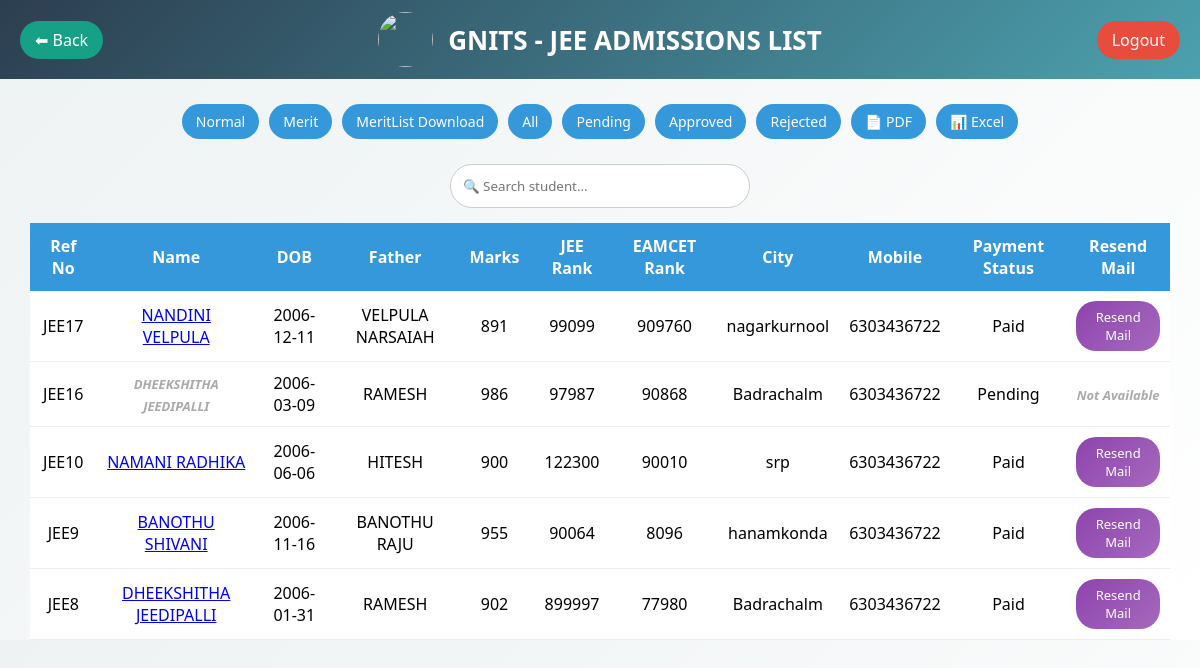
The page /jee_list.php (signed in) on the database its author committed.
### tables this page shows
CREATE TABLE `jee` (
  `id` int NOT NULL,
  `reference_no` varchar(30) DEFAULT NULL,
  `name` varchar(100) DEFAULT NULL,
  `gender` enum('F','M','O') DEFAULT NULL,
  `dob` date DEFAULT NULL,
  `father` varchar(100) DEFAULT NULL,
  `mother` varchar(100) DEFAULT NULL,
  `community` enum('SC','ST','OBC','EWS','GENERAL','OC','OBC','BC-A','BC-B','BC-C','BC-D','BC-E') DEFAULT NULL,
  `address1` text,
  `address2` text,
  `city` varchar(50) DEFAULT NULL,
  `state` varchar(50) DEFAULT NULL,
  `zip` varchar(10) DEFAULT NULL,
  `country` varchar(50) DEFAULT NULL,
  `email` varchar(100) DEFAULT NULL,
  `confirm_email` varchar(255) NOT NULL,
  `aadhar` varchar(20) DEFAULT NULL,
  `mobile` varchar(15) DEFAULT NULL,
  `board` varchar(50) DEFAULT NULL,
  `passing_year` varchar(20) DEFAULT NULL,
  `tenth` varchar(255) DEFAULT NULL,
  `intermediate_hall_ticket` varchar(30) DEFAULT NULL,
  `inter_percentage` decimal(5,2) DEFAULT NULL,
  `inter_group_percentage` decimal(5,2) DEFAULT NULL,
  `total_marks` int DEFAULT NULL,
  `group_marks` int DEFAULT NULL,
  `jee_hall_ticket` varchar(30) DEFAULT NULL,
  `jee_rank` int DEFAULT NULL,
  `jee_percentile` decimal(5,2) DEFAULT NULL,
  `eamcet_hall_ticket` varchar(30) DEFAULT NULL,
  `eamcet_rank` int DEFAULT NULL,
  `pref1` varchar(20) DEFAULT NULL,
  `pref2` varchar(20) DEFAULT NULL,
  `pref3` varchar(20) DEFAULT NULL,
  `pref4` varchar(20) DEFAULT NULL,
  `pref5` varchar(20) DEFAULT NULL,
  `photo` varchar(255) DEFAULT NULL,
  `inter` varchar(255) DEFAULT NULL,
  `jee_card` varchar(255) DEFAULT NULL,
  `eamcet_card` varchar(255) DEFAULT NULL,
  `stud_sign` varchar(255) DEFAULT NULL,
  `parent_sign` varchar(255) DEFAULT NULL,
  `txnid` varchar(100) DEFAULT NULL,
  `payu_status` varchar(20) DEFAULT NULL,
  `payment_status` varchar(20) DEFAULT 'Pending',
  `payment_amount` decimal(10,2) DEFAULT NULL,
  `payment_date` datetime DEFAULT NULL,
  `created_at` timestamp NOT NULL DEFAULT CURRENT_TIMESTAMP,
  `status` enum('Pending','Approved','Rejected') DEFAULT 'Pending',
  `allotted_branch` varchar(20) DEFAULT NULL
);

### jee_list.php (the view, shortened to what this page needs)
<?php
$host = "localhost";
$user = "gnitsc79_gnitsc79";
$pass = "@Gnits@123456@";
$dbname = "gnitsc79_gnits_db";
$conn = new mysqli($host, $user, $pass, $dbname);
$type = $_GET['type'] ?? "normal";
if($type == "merit"){
    $sql = "SELECT * FROM jee ORDER BY jee_rank ASC";
} else {
    $sql = "SELECT * FROM jee ORDER BY id DESC";
}
$result = $conn->query($sql);
?>
<!DOCTYPE html>
<html>
<head>
</head>
<body>
<header class="header">
    <a href="dashboard.php" class="btn back">⬅ Back</a>
    <div class="header-center">
        <img src="pics/logo.jpg" class="logo">
        <h1 class="college-name">
            GNITS - JEE ADMISSIONS LIST
        </h1>
    </div>
    <a href="logout.php" class="btn logout">Logout</a>
</header>
<div class="controls single-line">
    <a href="?type=normal">Normal</a>
    <a href="?type=merit">Merit</a>
    <a href="jee_merit_list.php">MeritList Download</a>
    <a href="?filter=all">All</a>
    <a href="?filter=pending">Pending</a>
    <a href="?filter=approved">Approved</a>
    <a href="?filter=rejected">Rejected</a>
    <a href="export_pdf.php?type=jee">📄 PDF</a>
    <a href="export_excel.php?type=jee">📊 Excel</a>
</div>
<div class="search-box">
    <input type="text" id="search" onkeyup="searchTable()" placeholder="🔍 Search student...">
</div>
<div class="table-container">
<table>
<thead>
<tr>
    <th>Ref No</th>
    <th>Name</th>
    <th>DOB</th>
    <th>Father</th>
    <th>Marks</th>
    <th>JEE Rank</th>
    <th>EAMCET Rank</th>
    <th>City</th>
    <th>Mobile</th>
    <th>Payment Status</th>
    <th>Resend Mail</th>
</tr>
</thead>
<tbody>
<?php while($row = $result->fetch_assoc()){ ?>
<tr>
    <td><?= $row['reference_no'] ?></td>
    <td>
<?php if($row['payment_status'] == "Paid"){ ?>
    <a href="jee_pdf.php?type=jee&id=<?= $row['id'] ?>">
        <?= $row['name'] ?>
    </a>
<?php } else { ?>
    <span class="disabled"><?= $row['name'] ?></span>
<?php } ?>
</td>
    <td><?= $row['dob'] ?></td>
    <td><?= $row['father'] ?></td>
    <td><?= $row['total_marks'] ?></td>
    <td><?= $row['jee_rank'] ?></td>
     <td><?= $row['eamcet_rank'] ?></td>
    <td><?= $row['city'] ?></td>
    <td><?= $row['mobile'] ?></td>
     <td><?= $row['payment_status'] ?></td>
    <td>
<?php if($row['payment_status'] == "Paid"){ ?>
    <a href="resend_mail_jee.php?id=<?= $row['id'] ?>"
       class="resend-btn"
       onclick="return confirm('Send approval mail again to this student?')">
       Resend Mail
    </a>
<?php } else { ?>
    <span class="disabled">Not Available</span>
<?php } ?>
</td>
</tr>
<?php } ?>
</tbody>
</table>
</div>
</body>
</html>

### jee_list.php (style rules this page uses)
* { margin:0;padding:0;box-sizing:border-box;font-family:'Segoe UI'; }
body { background: linear-gradient(135deg,#eef2f3,#ffffff); }
.header { display:flex; justify-content:space-between; align-items:center; padding:12px 20px; background: linear-gradient(135deg,#2c3e50,#4ca1af); color:white; }
.header-center { display:flex; align-items:center; gap:15px; }
.btn { padding:8px 15px; border-radius:25px; text-decoration:none; color:white; }
.logo { width:55px;height:55px;border-radius:50%; }
.college-name { font-size:26px;font-weight:bold; }
.logout { background:#e74c3c; }
.back { background:#16a085; }
.controls.single-line { display:flex; justify-content:center; align-items:center; gap:10px; padding:10px; margin:15px auto; overflow-x:auto; white-space:nowrap; max-width:100%; }
.controls.single-line a { flex-shrink:0; padding:8px 14px; border-radius:20px; background:#3498db; color:white; text-decoration:none; font-size:14px; transition:0.3s; }
.search-box { text-align:center; margin:15px; }
.search-box input { padding:12px; width:300px; border-radius:30px; border:1px solid #ccc; }
.table-container { width:95%; margin:auto; overflow-x:auto; }
table { width:100%; border-collapse:collapse; background:white; box-shadow:0 5px 15px rgba(0,0,0,0.1); }
th { background:#3498db; color:white; padding:12px; }
td { padding:10px; text-align:center; border-bottom:1px solid #eee; }
.disabled { color:gray; font-weight:bold; }
.resend-btn { background: linear-gradient(135deg, #8e44ad, #a569bd); color: white; padding: 7px 14px; border-radius: 20px; text-decoration: none; display: inline-block; font-size: 13px; font-weight: 500; transition: all 0.3s ease; }
.disabled { color: #aaa; font-size: 13px; font-style: italic; }

### rows shown on the page
jee: reference_no "JEE17", name "NANDINI VELPULA", dob "2006-12-11", father "VELPULA NARSAIAH", total_marks "891", jee_rank "99099", eamcet_rank "909760", city "nagarkurnool", mobile "6303436722", payment_status "Paid"
jee: reference_no "JEE16", name "DHEEKSHITHA JEEDIPALLI", dob "2006-03-09", father "RAMESH", total_marks "986", jee_rank "97987", eamcet_rank "90868", city "Badrachalm", mobile "6303436722", payment_status "Pending", shows "Not Available"
jee: reference_no "JEE10", name "NAMANI RADHIKA", dob "2006-06-06", father "HITESH", total_marks "900", jee_rank "122300", eamcet_rank "90010", city "srp", mobile "6303436722", payment_status "Paid"
jee: reference_no "JEE9", name "BANOTHU SHIVANI", dob "2006-11-16", father "BANOTHU RAJU", total_marks "955", jee_rank "90064", eamcet_rank "8096", city "hanamkonda", mobile "6303436722", payment_status "Paid"
jee: reference_no "JEE8", name "DHEEKSHITHA JEEDIPALLI", dob "2006-01-31", father "RAMESH", total_marks "902", jee_rank "899997", eamcet_rank "77980", city "Badrachalm", mobile "6303436722", payment_status "Paid"
